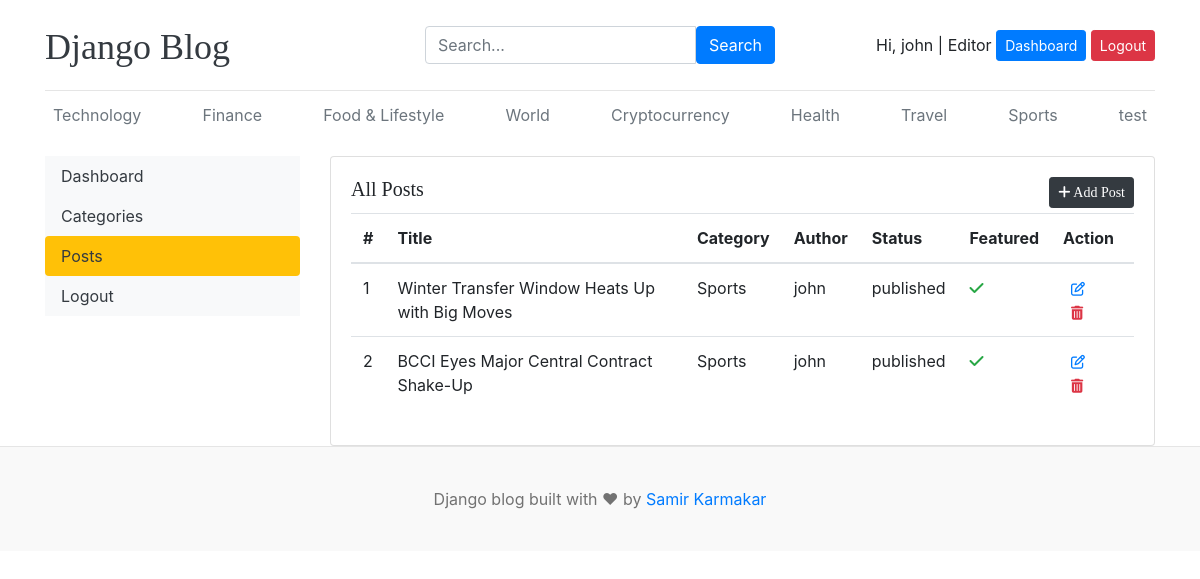
The page /dashboard/posts/ (signed in) on the database its author committed.
### blogs/models.py (models this page shows, shortened)
class Category(models.Model):
  category_name = models.CharField(max_length=100, unique=True)
  category_slug = models.SlugField(max_length=100, unique=True)
  created_at = models.DateTimeField(auto_now_add=True)
  updated_at = models.DateTimeField(auto_now=True)
  class Meta:
    verbose_name = 'Category'
    verbose_name_plural = 'Categories'

class Blog(models.Model):
  title = models.CharField(max_length=100)
  slug = models.SlugField(max_length=100, unique=True)
  category = models.ForeignKey(Category, on_delete=models.CASCADE)
  author = models.ForeignKey(User, on_delete=models.CASCADE)
  featured_image = models.ImageField(upload_to='images/', null=True, blank=True)
  short_description = models.TextField(max_length=500)
  blog_body = models.TextField()
  status = models.CharField(max_length=10, choices=STATUS_CHOICES, default='draft')
  is_featured = models.BooleanField(default=False)
  created_at = models.DateTimeField(auto_now_add=True)
  updated_at = models.DateTimeField(auto_now=True)

### dashboard/views.py (the view)
# urls.py: path('posts/', views.posts, name="posts"),
def posts(request):
  if request.user.groups.filter(name='Manager').exists():
    posts = Blog.objects.all().order_by('-updated_at')
  else:
    posts = Blog.objects.filter(author=request.user).order_by('-updated_at')
  context = {
    'posts': posts
  }
  return render(request, 'dashboard/posts.html', context)

### assignment/context_processors.py (called while the page is built)
def get_social_links(request):
  social_links = SocialLinks.objects.all()
  return dict(social_links=social_links)

### blogs/context_processors.py (called while the page is built)
def get_categories(request):
  categories = Category.objects.all()
  return dict(categories=categories)

### templates/dashboard/posts.html
{% extends 'base.html' %}
{% block content %}
<div class="row">
  <div class="col-md-3">
    {% include 'dashboard/sidebar.html' %}
  </div>
  <div class="col-md-9">
    <div class="card">
      <div class="card-body">
        <h5 class="card-title">All Posts <a href="{% url 'add_post' %}" class="btn btn-dark btn-sm float-right"><i class="fa-solid fa-plus"></i> Add Post</a></h5>
        <div class="table-responsive">
          <table class="table table-hover no-border">
            <thead>
              <tr>
                <th scope="col">#</th>
                <th>Title</th>
                <th>Category</th>
                <th>Author</th>
                <th>Status</th>
                <th>Featured</th>
                <th>Action</th>
              </tr>
            </thead>
            <tbody>
              {% for post in posts %}
              <tr>
                <td>{{ forloop.counter }}</td>
                <td>{{ post.title }}</td>
                <td>{{ post.category.category_name }}</td>
                <td>{{ post.author.username }}</td>
                <td>{{ post.status }}</td>
                <td>{% if post.is_featured %}<i class="fa fa-check text-success"></i>{% else %}<i class="fa fa-xmark text-danger"></i>{% endif %}</td>
                <td><a href="{% url 'edit_post' post.id %}" class="text-primary btn-sm" title="Edit Post"><i class="fa-regular fa-pen-to-square"></i></a>&nbsp;<a href="{% url 'delete_post' post.id %}" class="text-danger btn-sm" title="Delete Post"><i class="fa-solid fa-trash-can"></i></a></td>
              </tr>
              {% endfor %}
            </tbody>
          </table>
        </div>
      </div>
    </div>
  </div>
</div>
{% endblock %}

### templates/base.html (shortened to what this page needs)
{% load static %}
<!doctype html>
<html lang="en">
  <head>
    <link
      href="https://getbootstrap.com/docs/4.0/dist/css/bootstrap.min.css"
      rel="stylesheet"
    />
    <link href="{% static 'css/blog.css' %}" rel="stylesheet" />
    <link rel="stylesheet" href="https://cdnjs.cloudflare.com/ajax/libs/font-awesome/6.0.0/css/all.min.css" />
  </head>
  <body>
    <div class="container">
      <header class="blog-header py-3">
        <div class="row flex-nowrap justify-content-between align-items-center">
          <div class="col-4 pt-1">
            <a class="blog-header-logo text-dark" href="{% url 'home' %}"
              >Django Blog</a
            >
          </div>
          <div class="col-4">
            <form action="{% url 'search' %}" method="GET">
              <div class="input-group">
                <input
                  class="form-control"
                  type="search"
                  name="keyword"
                  placeholder="Search..."
                  aria-label="Search..."
                  aria-describedby="button-search"
                />
                <button
                  type="submit"
                  class="btn btn-primary"
                  id="button-search"
                  type="button"
                >
                  Search
                </button>
              </div>
            </form>
          </div>
          <div class="col-4 d-flex justify-content-end align-items-center">
            {% if not user.is_authenticated %}
            <a class="btn btn-sm btn-warning" href="{% url 'login' %}">Login</a>
            &nbsp;
            <a
              class="btn btn-sm btn-outline-secondary"
              href="{% url 'register' %}"
              >Register</a
            >
            {% else %}
            <span>Hi, {{ user.username }} | {{ user.groups.all.0 }}</span>&nbsp;
            <a class="btn btn-sm btn-primary" href="{% url 'dashboard' %}"
              >Dashboard</a
            >
            <a class="btn btn-sm btn-danger" href="{% url 'logout' %}"
              >Logout</a
            >
            {% endif %}
          </div>
        </div>
      </header>
      <div class="nav-scroller py-1 mb-2">
        <nav class="nav d-flex justify-content-between">
          {% for cat in categories %}
          <a
            class="p-2 text-muted"
            href="{% url 'post_by_category' cat.category_slug %}"
            >{{ cat.category_name }}</a
          >
          {% endfor %}
        </nav>
      </div>
      <div class="row mt-3">
        <div class="col-md-12">
        </div>
      </div>
      {% block content %} {% endblock %}
    </div>
    <footer class="blog-footer">
      <p>Django blog built with &#10084; by <a href="#">Samir Karmakar</a></p>
    </footer>
  </body>
</html>

### blog_main/static/css/blog.css (style rules this page uses)
.blog-header { border-bottom: 1px solid #e5e5e5; }
.blog-header-logo { font-family: "Playfair Display", Georgia, "Times New Roman", serif; font-size: 2.25rem; }
h1, h2, h3, h4, h5, h6 { font-family: "Playfair Display", Georgia, "Times New Roman", serif; }
.blog-footer { padding: 2.5rem 0; color: #727272; text-align: center; background-color: #f9f9f9; border-top: .05rem solid #e5e5e5; }
.blog-footer p:last-child { margin-bottom: 0; }

### rows shown on the page
Category: category_name "Technology"
Category: category_name "Finance"
Category: category_name "Food & Lifestyle"
Category: category_name "World"
Category: category_name "Cryptocurrency"
Category: category_name "Health"
Category: category_name "Travel"
Category: category_name "Sports"
Category: category_name "test"
Blog: title "Winter Transfer Window Heats Up with Big Moves", category.category_name "Sports", author.username "john", status "published", is_featured True (drawn)
Blog: title "BCCI Eyes Major Central Contract Shake-Up", category.category_name "Sports", author.username "john", status "published", is_featured True (drawn)

### other values the page prints
{{ user.username }} "john"
{{ user.groups.all.0 }} "Editor"
